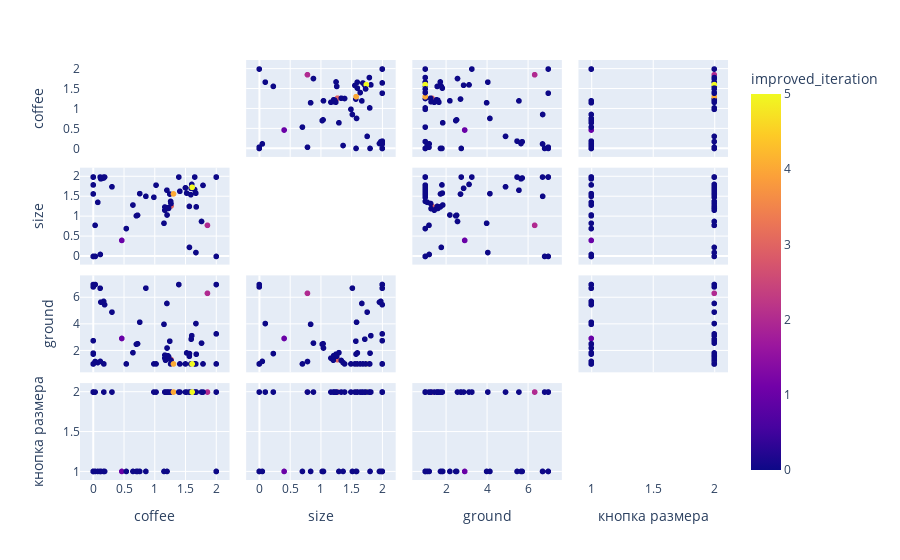

Notebook cell for this chart:
### Code cell
import plotly.express as px

fig = px.scatter_matrix(
    steps_df,
    dimensions=steps_df.columns[:-1],
    color="improved_iteration"
)
fig.update_traces(diagonal_visible=False)
fig.show()

### Figure 1 — Plotly figure (JSON) as saved in the notebook; plotly's stock layout.template omitted (floating-point values rounded to 4 significant figures)
{"data": [{"diagonal": {"visible": false}, "dimensions": [{"axis": {"matches": true}, "label": "coffee", "values": [0.4639, 0.7011, 1.857, 1.67, 1.564, 0.8555, 1.266, 1.15, 0.1688, 0.3043, 1.264, 1.258, 1.2, 1.225, 1.214, 1.165, 1.211, 1.175, 0.1845, 1.186, 0.1234, 1.164, 1.213, 0.7197, 2.0, 0.0, 2.0, 0.0, 0.0, 0.172, 0.02989, 0.0, 0.7562, 0.1123, 0.0, 2.0, 0.03181, 1.244, 1.305, 1.675, 1.761, 1.562, 1.602, 0.07334, 1.391, 0.6455, 1.592, 1.587, 1.65, 1.021, 1.408, 0.9858, 0.5369, 0.1149, 1.668, 1.648, 1.608, 0.0, 1.785, 1.519, 1.499, 0.0, 1.197]}, {"axis": {"matches": true}, "label": "size", "values": [0.4042, 1.023, 0.7836, 0.09786, 0.2285, 1.514, 1.272, 0.8352, 1.976, 1.755, 1.333, 1.388, 1.044, 1.21, 1.227, 1.245, 1.211, 1.204, 2.0, 1.21, 1.955, 1.165, 1.214, 1.038, 2.0, 0.0, 2.0, 0.0, 2.0, 2.0, 0.7843, 2.0, 1.582, 2.0, 2.0, 0.0, 0.0, 1.571, 1.575, 1.249, 0.8808, 1.26, 1.815, 1.363, 2.0, 1.295, 1.717, 1.555, 2.0, 1.796, 1.642, 1.491, 0.7016, 0.04978, 1.593, 1.685, 1.741, 1.801, 1.791, 1.596, 1.729, 1.574, 1.668]}, {"axis": {"matches": true}, "label": "ground", "values": [2.924, 2.489, 6.338, 4.052, 1.781, 6.727, 1.324, 3.994, 5.729, 4.916, 1.261, 1.004, 2.201, 1.554, 1.612, 1.665, 1.612, 1.283, 5.479, 1.62, 5.671, 1.44, 1.592, 2.527, 7.0, 6.823, 3.273, 1.0, 7.0, 1.0, 1.182, 2.756, 4.153, 6.722, 1.0, 1.0, 7.0, 2.72, 1.0, 1.735, 2.574, 1.582, 3.135, 1.101, 7.0, 1.852, 2.87, 1.0, 1.0, 1.0, 1.0, 1.0, 1.0, 1.191, 1.0, 1.0, 1.0, 1.814, 1.0, 1.832, 1.0, 1.744, 5.57]}, {"axis": {"matches": true}, "label": "кнопка размера", "values": [1, 1, 2, 2, 2, 1, 2, 1, 1, 2, 2, 2, 1, 2, 2, 2, 2, 2, 1, 2, 1, 2, 2, 1, 1, 2, 2, 1, 2, 2, 2, 2, 1, 1, 1, 1, 1, 2, 2, 2, 2, 2, 2, 1, 2, 1, 2, 2, 2, 2, 2, 2, 1, 1, 2, 2, 2, 1, 2, 2, 2, 1, 2]}], "hovertemplate": "%{xaxis.title.text}=%{x}<br>%{yaxis.title.text}=%{y}<br>improved_iteration=%{marker.color}<extra></extra>", "legendgroup": "", "marker": {"color": [1, 0, 2, 0, 0, 0, 3, 0, 0, 0, 0, 0, 0, 0, 0, 0, 0, 0, 0, 0, 0, 0, 0, 0, 0, 0, 0, 0, 0, 0, 0, 0, 0, 0, 0, 0, 0, 0, 4, 0, 0, 0, 0, 0, 0, 0, 0, 0, 0, 0, 0, 0, 0, 0, 0, 0, 5, 0, 0, 0, 0, 0, 0], "coloraxis": "coloraxis", "symbol": "circle"}, "name": "", "showlegend": false, "type": "splom"}], "layout": {"coloraxis": {"colorbar": {"title": {"text": "improved_iteration"}}, "colorscale": [[0.0, "#0d0887"], [0.1111, "#46039f"], [0.2222, "#7201a8"], [0.3333, "#9c179e"], [0.4444, "#bd3786"], [0.5556, "#d8576b"], [0.6667, "#ed7953"], [0.7778, "#fb9f3a"], [0.8889, "#fdca26"], [1.0, "#f0f921"]]}, "dragmode": "select", "legend": {"tracegroupgap": 0}, "margin": {"t": 60}}}
